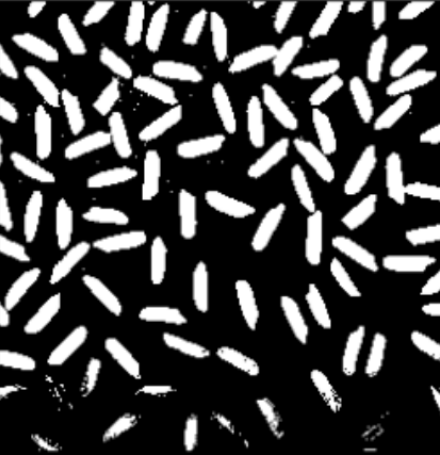
#> input picture processamento-digital-imagens/assets/raw-image.png, 440 x 455 px
$ python main.py
#> lines starting #> are read from the running program, lines starting #| are printed output that depends on the picture; after the words box and inside, x2 and y2 are one past the last pixel; in counts of white or black regions, pixels touching at a corner belong together
### processamento-digital-imagens/image_processing.py
import cv2
import numpy as np

class ProcessingImage:
    """
    Image preprocessing pipeline class.

    Applies the following sequential operations:
        - Conversion to grayscale.
        - Gaussian blurring for noise reduction.
        - Binary thresholding using Otsu's method.

    Attributes:
        input_image (np.ndarray): Original BGR image loaded with OpenCV.
    """
    def __init__(self, input_image: np.ndarray):
        self.input_image = input_image

    def convert_image_to_gray(self, image: np.ndarray) -> np.ndarray:
        """
        Converts a BGR image to grayscale.

        Args:
            image (np.ndarray): The input color image.

        Returns:
            np.ndarray: Grayscale image (1 channel).
        """
        gray_image = cv2.cvtColor(image, cv2.COLOR_BGR2GRAY)
        return gray_image

    def apply_gaussian_blurring_to_image(self, image: np.ndarray, kernel_size=(5, 5)) -> np.ndarray:
        """
        Applies a Gaussian blur to reduce image noise and detail.

        Args:
            image (np.ndarray): Grayscale image.
            kernel_size (tuple): Size of the Gaussian kernel. Default is (5, 5).

        Returns:
            np.ndarray: Blurred image.
        """
        blur_image = cv2.GaussianBlur(image, kernel_size, 0)
        return blur_image

    def apply_binary_threshold(self, image: np.ndarray) -> np.ndarray:
        """
        Applies Otsu's binary thresholding to separate foreground from background.

        Args:
            image (np.ndarray): Blurred grayscale image.

        Returns:
            np.ndarray: Binary image (pixel values are 0 or 255).
        """
        threshold_value_otsu, threshold_image = cv2.threshold(image, 0, 255, cv2.THRESH_BINARY + cv2.THRESH_OTSU)
        return threshold_image

    def run(self) -> np.ndarray:
        """
        Runs the complete preprocessing pipeline:
            - Convert to grayscale
            - Apply Gaussian blur
            - Apply binary thresholding

        Returns:
            np.ndarray: Preprocessed binary image ready for contour detection.
        """
        gray_image = self.convert_image_to_gray(self.input_image)
        blur_image = self.apply_gaussian_blurring_to_image(gray_image)
        binary_image = self.apply_binary_threshold(blur_image)
        return binary_image

### processamento-digital-imagens/contours.py
import cv2
import numpy as np

class Contours:
    """
    This class is responsible for finding and drawing external object contours
    from a binary image.

    Args:
        image (np.ndarray): The input image, expected to be binary (1-channel).
    """
    def __init__(self, image: np.ndarray):
        self.image = image

    def find_external_contours(self) -> list:
        """
        Finds the external contours in the binary image using OpenCV's findContours.

        Returns:
            list: A list of contours found in the image. Each contour is a NumPy array of points.
        """
        contours, _ = cv2.findContours(self.image, cv2.RETR_EXTERNAL, cv2.CHAIN_APPROX_SIMPLE)
        return contours

    def filter_contours_by_area(self, contours: list, min_area: int = 100) -> list:
        """
        Filters contours by minimum area to remove small noise.

        Args:
            contours (list): List of contours to filter.
            min_area (int): Minimum area threshold. Contours with smaller area will be ignored.

        Returns:
            list: Filtered list of contours.
        """
        return [cnt for cnt in contours if cv2.contourArea(cnt) > min_area]

    def draw_image_contours(self, contours: list, color=(0, 255, 0), thickness=2) -> np.ndarray:
        """
        Draws the given contours on a copy of the image (converted to BGR).

        Args:
            contours (list): List of contours to draw.
            color (tuple): BGR color for the contour lines.
            thickness (int): Thickness of the contour lines.

        Returns:
            np.ndarray: A 3-channel image (BGR) with the contours drawn.
        """
        image_rgb = cv2.cvtColor(self.image, cv2.COLOR_GRAY2BGR)
        cv2.drawContours(image_rgb, contours, -1, color, thickness)
        return image_rgb

    def run(self) -> tuple:
        """
        Runs the full contour detection, filtering, and drawing pipeline.

        Args:
            min_area (int): Minimum area threshold for valid contours.

        Returns:
            tuple:
                - contours (list): List of filtered contours.
                - image_with_contours (np.ndarray): Image with contours drawn in color.
        """
        contours = self.find_external_contours()
        filtered_contours = self.filter_contours_by_area(contours)
        image_with_contours = self.draw_image_contours(filtered_contours)
        return filtered_contours, image_with_contours

### processamento-digital-imagens/main.py
import cv2

from image_processing import ProcessingImage
from contours import Contours

# Read image file
image = cv2.imread(r'assets/raw-image.png')
#> image is the input picture: shape (455, 440, 3); min 0, max 255, mean 64.2
# Processed image
processed_image = ProcessingImage(image).run()
#> in apply_gaussian_blurring_to_image, `blur_image = cv2.GaussianBlur(image, kernel_size, 0)`:
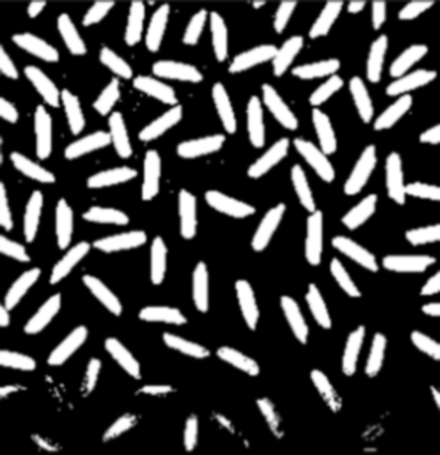
#> blur_image: shape (455, 440); min 0, max 255, mean 64.2
#> in apply_binary_threshold, `threshold_value_otsu, threshold_image = cv2.threshold(image, 0, 255, c..`:
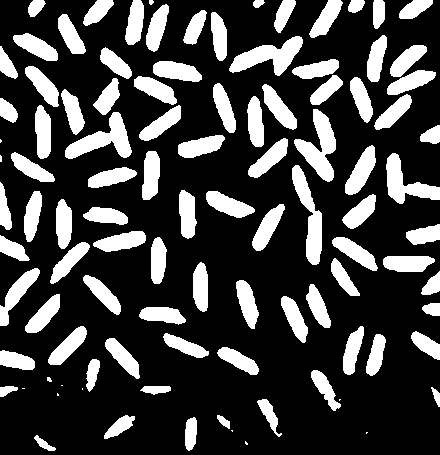
#> threshold_image: shape (455, 440); 25.6% white; 102 white regions (11 under 20 px)
#> in apply_binary_threshold, `threshold_value_otsu, threshold_image = cv2.threshold(image, 0, 255, c..`: threshold_value_otsu = 116
# Find and Draw image external contours
contours, image_with_contours = Contours(processed_image).run()
#> in find_external_contours, `contours, _ = cv2.findContours(self.image, cv2.RETR_EXTERNAL, cv2.CHAI..`: contours = 102 contours, 12 with area under 20; largest, box (x1, y1, x2, y2) and area: (294, 109, 336, 182) 1304, (229, 36, 303, 76) 1258, (65, 112, 132, 159) 1230, (292, 165, 322, 265) 1176, (386, 153, 440, 204) 1069
#> in run, `filtered_contours = self.filter_contours_by_area(contours)`: filtered_contours = 87 contours; largest, box (x1, y1, x2, y2) and area: (294, 109, 336, 182) 1304, (229, 36, 303, 76) 1258, (65, 112, 132, 159) 1230, (292, 165, 322, 265) 1176, (386, 153, 440, 204) 1069
#> in draw_image_contours, `image_rgb = cv2.cvtColor(self.image, cv2.COLOR_GRAY2BGR)`: image_rgb: shape (455, 440, 3); 25.6% white; 102 white regions (11 under 20 px)
#> in draw_image_contours, `cv2.drawContours(image_rgb, contours, -1, color, thickness)`:
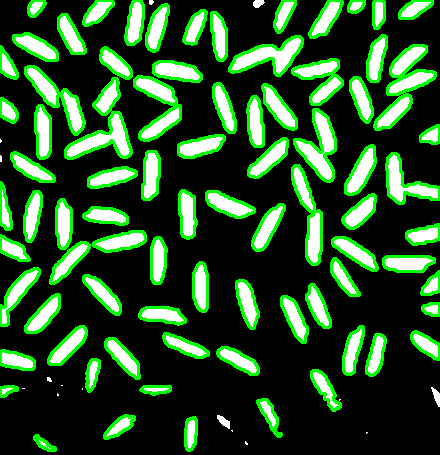
#> image_rgb: shape (455, 440, 3); mean B, G, R 40.7, 80.2, 40.7
#> contours has the same summary as filtered_contours in run
# Print the number of detected/contourned objects
print(f'Number of detected objects {len(contours)}.')
#| Number of detected objects 87.

# Display the output image
cv2.imshow('Output Image', image_with_contours)
cv2.waitKey(0)
cv2.destroyAllWindows()
